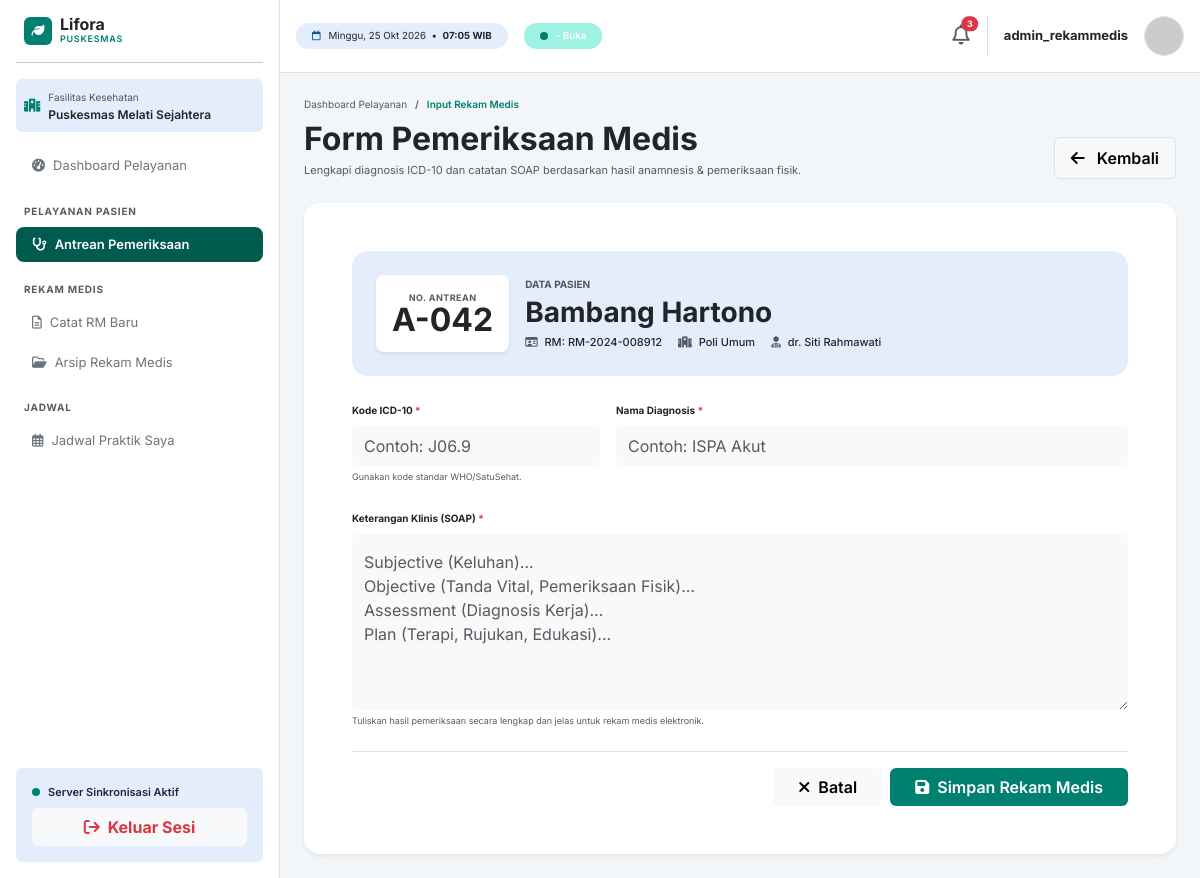
/dokter/input_rekammedis.php?id_antrean=1 (signed in), run on the app's committed database.
### tables this page shows
CREATE TABLE `antrean` (
  `id` int NOT NULL,
  `no_antrean` varchar(10) NOT NULL,
  `nama_pasien` varchar(100) NOT NULL,
  `no_rm` varchar(20) NOT NULL,
  `poli_tujuan` varchar(50) NOT NULL,
  `dokter` varchar(100) NOT NULL,
  `status_layanan` varchar(20) DEFAULT 'Menunggu',
  `waktu_daftar` timestamp NULL DEFAULT CURRENT_TIMESTAMP
);

### dokter/input_rekammedis.php (the view, shortened to what this page needs)
<?php
require_once '../koneksi.php';
$id_antrean = (int)($_GET['id_antrean'] ?? 0);
$stmt = $pdo->prepare("SELECT * FROM antrean WHERE id = ?");
$stmt->execute([$id_antrean]);
$data_antrean = $stmt->fetch();
?>
<!DOCTYPE html>
<html lang="id">
<head>
    <?php include '../layout/components/dokter/head.php'; ?>
</head>
<body>
<div class="d-flex min-vh-100">
    <?php include '../layout/components/dokter/sidebar.php'; ?>
    <main class="flex-grow-1 d-flex flex-column" style="min-width: 0;">
        <?php
        function ambilProfilDokterInput($pdo) {
            $username = $_SESSION['username'] ?? '';
            $profil = ['nama' => $username, 'badge' => '', 'info' => '', 'poli' => '', 'foto_html' => ''];
            if ($profil['foto_html'] === '') {
                $fallback = 'https://ui-avatars.com/api/?name=' . urlencode($profil['nama']) . '&background=0d6b5f&color=fff&bold=true';
                $profil['foto_html'] = '<img src="' . $fallback . '" class="rounded-circle border" style="width:40px;height:40px;object-fit:cover;">';
            }
            return $profil;
        }
        $profil = ambilProfilDokterInput($pdo);
        include '../layout/components/dokter/topbar.php';
        ?>
        <div class="container-fluid py-4 px-4 flex-grow-1 d-flex flex-column gap-4">
            <div class="d-flex flex-column flex-md-row justify-content-between align-items-md-end gap-2">
                <div>
                    <nav aria-label="breadcrumb" class="mb-2">
                        <ol class="breadcrumb mb-0 fs-8">
                            <li class="breadcrumb-item"><a href="dashboard_dokter.php" class="text-decoration-none text-muted">Dashboard Pelayanan</a></li>
                            <li class="breadcrumb-item active text-lifora-primary fw-semibold" aria-current="page">Input Rekam Medis</li>
                        </ol>
                    </nav>
                    <h2 class="fw-bold text-dark mb-1">Form Pemeriksaan Medis</h2>
                    <p class="text-muted fs-7 mb-0">Lengkapi diagnosis ICD-10 dan catatan SOAP berdasarkan hasil anamnesis & pemeriksaan fisik.</p>
                </div>
                <a href="dashboard_dokter.php" class="btn btn-light border fw-semibold px-3 py-2">
                    <i class="fa-solid fa-arrow-left me-2"></i> Kembali
                </a>
            </div>
            <div class="card border-0 shadow-sm rounded-4">
                <div class="card-body p-4 p-md-5">
                    <div class="bg-lifora-blue-soft rounded-4 p-4 mb-4 d-flex flex-column flex-md-row align-items-md-center gap-3">
                        <div class="bg-white text-lifora-primary-dark p-3 rounded-3 text-center shadow-sm" style="min-width: 100px;">
                            <div class="fs-9 fw-bold text-muted text-uppercase" style="letter-spacing: 0.05em;">No. Antrean</div>
                            <div class="fs-2 fw-bolder lh-1"><?= htmlspecialchars($data_antrean['no_antrean']); ?></div>
                        </div>
                        <div class="flex-grow-1">
                            <div class="fs-8 text-muted fw-bold text-uppercase mb-1">Data Pasien</div>
                            <h3 class="fw-bold text-dark mb-1"><?= htmlspecialchars($data_antrean['nama_pasien']); ?></h3>
                            <div class="d-flex flex-wrap gap-3 fs-7 text-dark fw-medium">
                                <span><i class="fa-regular fa-id-card text-muted me-1"></i> RM: <?= htmlspecialchars($data_antrean['no_rm']); ?></span>
                                <span><i class="fa-solid fa-hospital text-muted me-1"></i> <?= htmlspecialchars($data_antrean['poli_tujuan']); ?></span>
                                <span><i class="fa-solid fa-user-doctor text-muted me-1"></i> <?= htmlspecialchars($data_antrean['dokter']); ?></span>
                            </div>
                        </div>
                    </div>
                    <form method="POST" action="">
                        <div class="row g-3 mb-4">
                            <div class="col-md-4">
                                <label class="form-label fs-8 fw-bold text-dark">Kode ICD-10 <span class="text-danger">*</span></label>
                                <input type="text" name="kode_icd" class="form-control bg-light border-0 py-2" placeholder="Contoh: J06.9" required>
                                <div class="fs-9 text-muted mt-1">Gunakan kode standar WHO/SatuSehat.</div>
                            </div>
                            <div class="col-md-8">
                                <label class="form-label fs-8 fw-bold text-dark">Nama Diagnosis <span class="text-danger">*</span></label>
                                <input type="text" name="nama_diagnosis" class="form-control bg-light border-0 py-2" placeholder="Contoh: ISPA Akut" required>
                            </div>
                        </div>
                        <div class="mb-4">
                            <label class="form-label fs-8 fw-bold text-dark">Keterangan Klinis (SOAP) <span class="text-danger">*</span></label>
                            <textarea name="keterangan_klinis" rows="6" class="form-control bg-light border-0 py-3" placeholder="Subjective (Keluhan)...&#10;Objective (Tanda Vital, Pemeriksaan Fisik)...&#10;Assessment (Diagnosis Kerja)...&#10;Plan (Terapi, Rujukan, Edukasi)..." required></textarea>
                            <div class="fs-9 text-muted mt-1">Tuliskan hasil pemeriksaan secara lengkap dan jelas untuk rekam medis elektronik.</div>
                        </div>
                        <div class="d-flex justify-content-end gap-2 pt-3 border-top">
                            <a href="dashboard_dokter.php" class="btn btn-light fw-semibold px-4"><i class="fa-solid fa-xmark me-1"></i> Batal</a>
                            <button type="submit" name="simpan" class="btn bg-lifora-primary text-white fw-semibold px-4"><i class="fa-solid fa-floppy-disk me-1"></i> Simpan Rekam Medis</button>
                        </div>
                    </form>
                </div>
            </div>
        </div>
    </main>
</div>
<?php include '../layout/components/dokter/footer.php'; ?>
</body>
</html>

### layout/components/dokter/head.php (style rules this page uses)
:root { --lifora-primary: #00806f; --lifora-primary-dark: #005a4e; --lifora-primary-soft: #9df2e3; --lifora-mint-bg: #e6faf6; --lifora-blue-soft: #e4edfb; --lifora-blue-badge: #d6e4fa; --lifora-blue-text: #0b5c8a; }
body { font-family: 'Inter', sans-serif; background-color: #f3f6f9 !important; font-size: 13px; color: #1e293b; }
.text-lifora-primary { color: var(--lifora-primary) !important; }
.bg-lifora-primary { background-color: var(--lifora-primary) !important; }
.bg-lifora-blue-soft { background-color: var(--lifora-blue-soft) !important; }
.fs-7 { font-size: 11px; }
.fs-8 { font-size: 10px; }
.fs-9 { font-size: 9px; }
.card { border-radius: 16px; }

### data on the page
antrean: no_antrean "A-042", nama_pasien "Bambang Hartono", no_rm "RM-2024-008912", poli_tujuan "Poli Umum", dokter "dr. Siti Rahmawati"

### other printed values
$profil['nama'] "admin_rekammedis"
